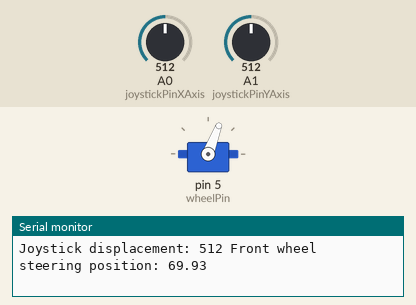
A sketch run on a simulated Arduino Uno, built with avr-gcc and run on an emulated ATmega328P. On the bench: servo, the last lines printed to the serial monitor. Inputs (shaded band) come from the test bench; at power-on: A0 (joystickPinXAxis) = 512, A1 (joystickPinYAxis) = 512.

Above: at 1.2 s.
1.3 s: A0 (joystickPinXAxis) set to 311
At 2.5 s:
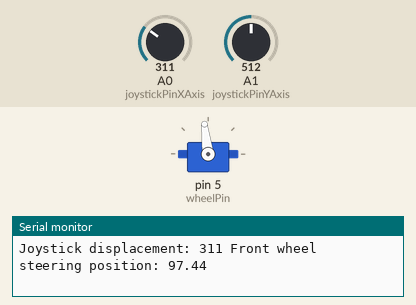
2.8 s: A0 (joystickPinXAxis) set to 276
At 3.4 s:
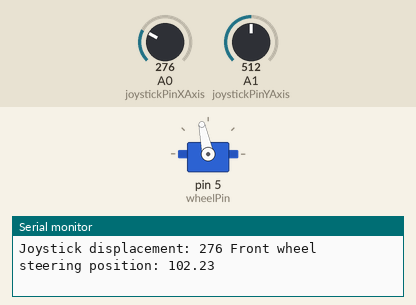
4.3 s: A0 (joystickPinXAxis) set to 104
At 4.9 s:
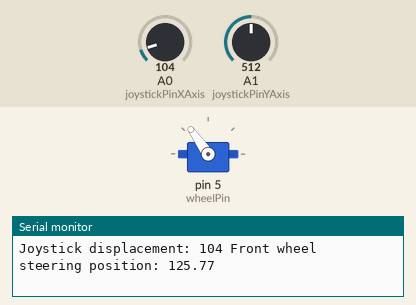
5.8 s: A0 (joystickPinXAxis) set to 91
At 6.4 s:
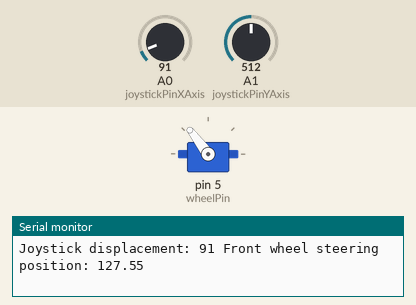
8.8 s: A0 (joystickPinXAxis) set to 0
At 10.0 s:
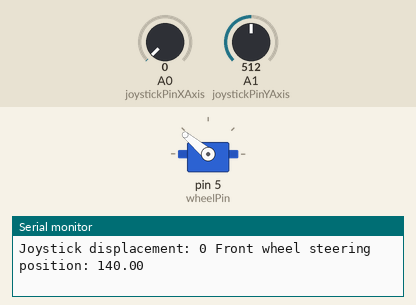
10.3 s: A0 (joystickPinXAxis) set to 8
At 11.2 s:
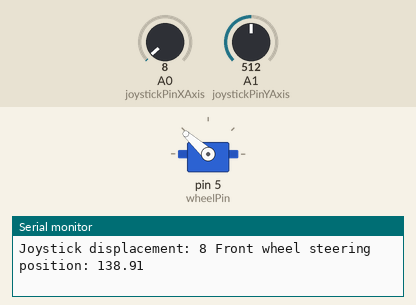
13.3 s: A0 (joystickPinXAxis) set to 11
Timing chart, 0 to 15.8 s (numbered marks = the images above; inputs shaded):
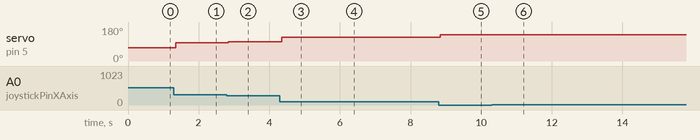

Measured:
- after the input at 1.3 s, servo on pin 5 (wheelPin): 69° → 97° after 0.05 s
- after the input at 2.8 s, servo on pin 5 (wheelPin): 97° → 102° at once
- after the input at 4.3 s, servo on pin 5 (wheelPin): 102° → 125° after 0.05 s
- after the input at 5.8 s, servo on pin 5 (wheelPin): 125° → 127° after 0.06 s
- after the input at 8.8 s, servo on pin 5 (wheelPin): 127° → 140° at once
- after the input at 10.3 s, servo on pin 5 (wheelPin): 140° → 138° after 0.07 s

The sketch:

12.joystick_servo_control.ino
```cpp
// Joystick-controlled Servo
// 2023.dec24 sun 2316mf
// 2023.dec27 wed 0626mf
/*
Steps:
- write code for joystick.
- use serial monitor to examine joystick code
- then develop the code to include the servo
*/
/*
Roughwork
- I wish I had two servos. Well since I have one, I will use just one of the axes.
- By the way, I am trying to simulate the degree of rotation about the vertical axis of a car's tires. While it is true that  the two front tires don't have the same angle of rotation, for this simulation, I'll pretend that they do. Because, I am interested in an innovative 4-wheel steering, I wish to use two servos to represent the generation direction of the front tires and back tires. That is, one servo represents the general direction of the front tires, the other servo represents the general direction of the back tires. CONSEQUENTLY, I WILL HENCEFORTH PRETEND THAT I AM DEALING WITH THE ROTATION OF FRONT WHEELS AND BACK WHEELS.
- Total angle of rotation of the wheels = 140 degrees. (Arbitrary/Random value, I haven't yet figured out what the actual value should be).
- Map rotation of wheels (represented by servo) to joystick movement. 140 == 1023
- Rotation of wheels == (140/1023) * input value from joystick
*/

#include<Servo.h>
Servo wheel;

int joystickPinXAxis = A0;
int joystickPinYAxis = A1;
int readJoystickXAxis;
int readJoystickYAxis;
int wheelPin = 5;
float frontWheelSteeringPosition;
float backWheelSteeringPosition;

void setup() {
  Serial.begin(9600);
  pinMode(joystickPinXAxis, INPUT);
  pinMode(joystickPinYAxis, INPUT);
  wheel.attach(wheelPin);
}

void loop() {
  readJoystickXAxis = analogRead(joystickPinXAxis);
  readJoystickYAxis = analogRead(joystickPinYAxis);
  frontWheelSteeringPosition = (140./1023.) * (1023 - readJoystickXAxis);
//  backWheelSteeringPosition = (140./1023.) * readJoystickYAxis;
  wheel.write(frontWheelSteeringPosition);
//  wheel.write(backWheelSteeringPosition);

  Serial.print("Joystick displacement: ");
  Serial.print(readJoystickXAxis);
  Serial.print(" Front wheel steering position: ");
  Serial.println(frontWheelSteeringPosition);
}
```
